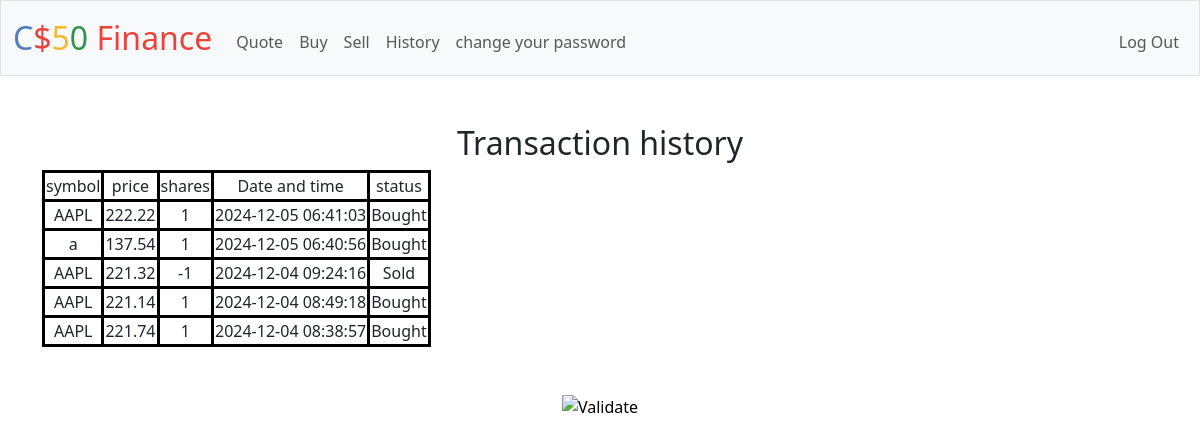
Page /history (signed in) on the earlier database version.
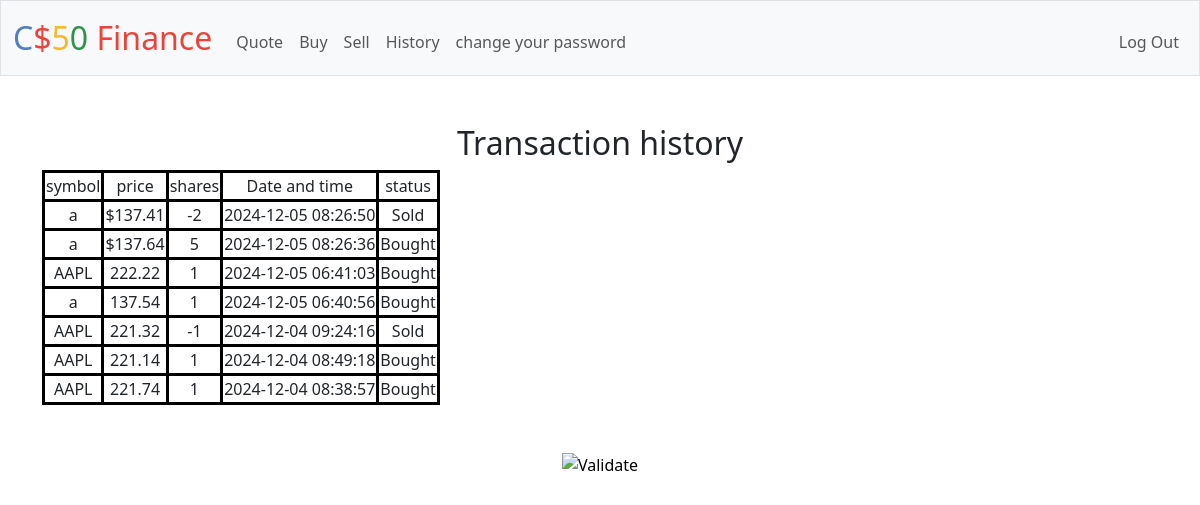
Same page on the later database version.
### tables this page shows
CREATE TABLE transactions (id INTEGER PRIMARY KEY AUTOINCREMENT NOT NULL,user_id INTEGER NOT NULL, stock_name TEXT NOT NULL, stock_symbol TEXT NOT NULL, price NUMERIC NOT NULL, time TIMESTAMP DEFAULT CURRENT_TIMESTAMP, shares INTEGER NOT NULL, status TEXT, FOREIGN KEY (user_id) REFERENCES users (id));

### app.py (the view)
@app.route("/history")
@login_required
def history():
    user_id = session["user_id"]
    rows = db.execute("SELECT stock_symbol, price, shares, time, CASE WHEN shares > 0 THEN 'Bought' WHEN shares < 0 THEN 'Sold' ELSE 'invalid' END AS status FROM transactions WHERE user_id = ? ORDER BY time DESC", user_id)
    return render_template("history.html", rows=rows)

### app.py (called while the page is built)
@app.after_request
def after_request(response):
    response.headers["Cache-Control"] = "no-cache, no-store, must-revalidate"
    response.headers["Expires"] = 0
    response.headers["Pragma"] = "no-cache"
    return response

### helpers.py (called while the page is built)
def login_required(f):
    @wraps(f)
    def decorated_function(*args, **kwargs):
        if session.get("user_id") is None:
            return redirect("/login")
        return f(*args, **kwargs)
    return decorated_function

### templates/history.html (shortened to what this page needs)
{% extends "layout.html" %}
{% block main %}
    <h2>Transaction history</h2>
    <table>
        <tr>
            <td>symbol</td>
            <td>price</td>
            <td>shares</td>
            <td>Date and time</td>
            <td>status</td>
        </tr>
        {% for row in rows %}
        <tr>
            <td>{{row.stock_symbol}}</td>
            <td>{{row.price}}</td>
            <td>{{row.shares}}</td>
            <td>{{row.time}}</td>
            <td>{{row.status}}</td>
            {% endfor %}
        </tr>
    </table>
{% endblock %}

Differences in the rows shown:
added transactions: stock_symbol "a", price "$137.41", shares "-2", time "2024-12-05 08:26:50", status "Sold"
added transactions: stock_symbol "a", price "$137.64", shares "5", time "2024-12-05 08:26:36", status "Bought"
